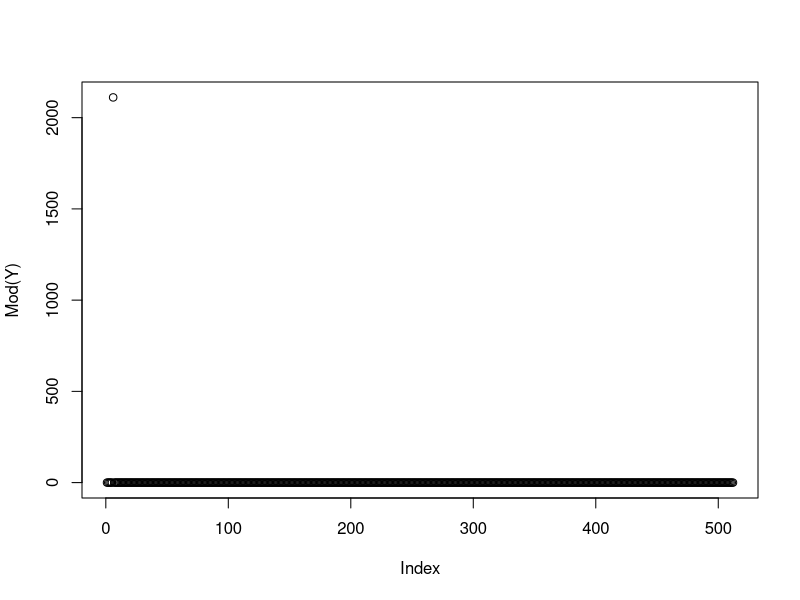

R code for this plot:



N = 1024;
n = seq(0,N-1, by= 1);
n = n/N;
y = (4*sin(2*pi*5*n)) + (cos(2*pi*5*n));
#y = 3*cos(2*pi*8*n-1) #
Y = fft(y)
Y = Y[1:(N/2)]
plot(Mod(Y))
b = seq(1,length(Mod(Y)),by=1)
freq_pos = b[Mod(Y)>1]
modulus = Mod(Y)[freq_pos]
amplitude = modulus/ (N/2)
argument  = Arg(Y)[freq_pos]
phase = argument / (N/2)
frequency = freq_pos -1;
print("frequency is: ")
print(round(frequency))
print("amplitude is: ")
print(round(amplitude))
print("phase is: ")
print(phase)
argument = round(argument)
modulus = round(modulus)
print("argument is:")
print(argument)
print("modulus is:")
print (modulus)
#plot(amp,freq)
#plot(Mod( Y[1:N/2] )) 
